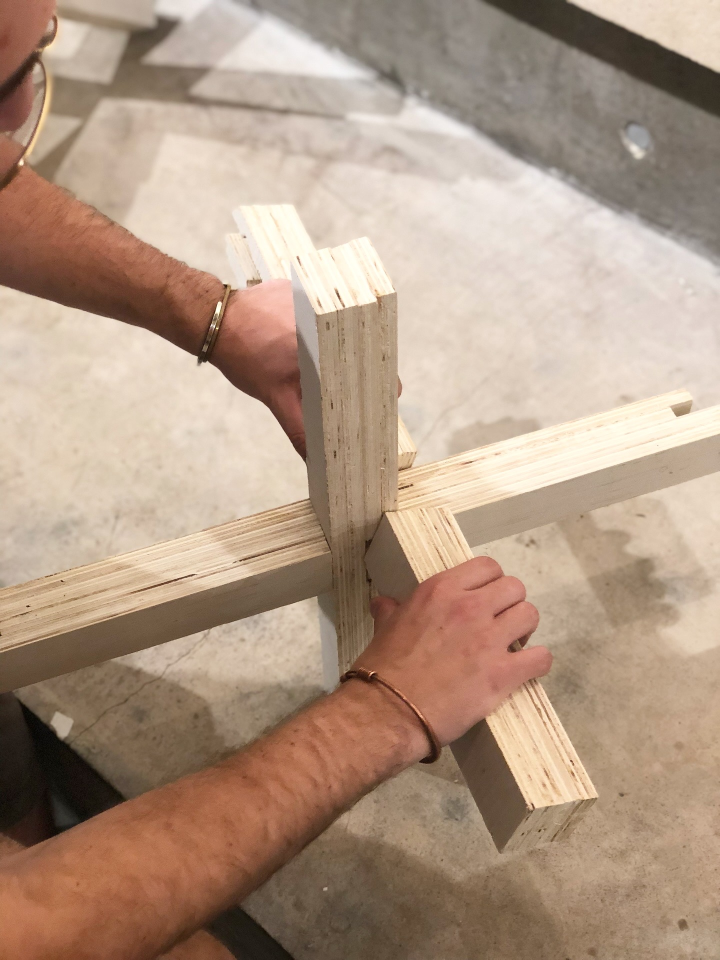
#> input picture Website_Home_page_photos/three-02.jpeg, 1440 x 1920 px, given as the content of the folder Website_Home_page_photos/three-02.jpeg, which was not available (shown at 1/2 size)
$ python -i imtodith.py   (imports and definitions only)
#> lines starting #> are read from the running program, lines starting #| are printed output that depends on the picture; pictures that were not available may be replaced by others from this repository, and a replacement may not be noted
import os
from PIL import Image
import numpy as np
import logging
from scipy.ndimage import gaussian_filter

# Set up logging
# [5 lines not run here, left out]

def resize_image(image, max_size=800):
    """Resize image maintaining aspect ratio with max dimension of 800px"""
    width, height = image.size
    if width > height:
        if width > max_size:
            ratio = max_size / width
            new_size = (max_size, int(height * ratio))
            logging.info(f"Resizing image to {new_size}")
            return image.resize(new_size, Image.Resampling.LANCZOS)
    else:
        if height > max_size:
            ratio = max_size / height
            new_size = (int(width * ratio), max_size)
            logging.info(f"Resizing image to {new_size}")
            return image.resize(new_size, Image.Resampling.LANCZOS)
    return image

def adjust_image(image, brightness=1.1, midtones=1.05):
    """Adjust image brightness and midtones"""
    img_array = np.array(image, dtype=float)

    # Adjust brightness
    img_array = img_array + brightness
    np.clip(img_array, 0, 255, out=img_array)

    # Adjust midtones (gamma correction)
    img_array = 255 * ((img_array / 255) ** (1/midtones))

    # Increase contrast
    img_array = np.clip((img_array - 127) * 1.5 + 127, 0, 255)

    return Image.fromarray(np.uint8(img_array))

def floyd_steinberg_dithering(image, scale=8):
    logging.info("Applying Floyd-Steinberg dithering")

    # Convert image to grayscale numpy array and normalize to 0-1
    img_array = np.array(image, dtype=float) / 255.0
    height, width = img_array.shape

    # Apply scaling factor to increase pixelation
    scaled_width = width // scale
    scaled_height = height // scale
    img_array = np.array(Image.fromarray((img_array * 255).astype('uint8')).resize(
        (scaled_width, scaled_height),
        Image.Resampling.LANCZOS
    )) / 255.0

    height, width = img_array.shape

    # Invert the image before dithering
    # img_array = 1.0 - img_array

    for y in range(height-1):
        for x in range(width-1):
            old_pixel = img_array[y, x]
            new_pixel = round(old_pixel)
            img_array[y, x] = new_pixel
            error = old_pixel - new_pixel

            # Distribute error using Floyd-Steinberg coefficients
            if x + 1 < width:
                img_array[y, x + 1] += error * 7/16  # right
            if y + 1 < height:
                if x > 0:
                    img_array[y + 1, x - 1] += error * 3/16  # down-left
                img_array[y + 1, x] += error * 5/16  # down
                if x + 1 < width:
                    img_array[y + 1, x + 1] += error * 1/16  # down-right

    # Convert back to 0-255 range and scale up
    final_img = Image.fromarray((img_array * 255).astype('uint8')).resize(
        (width * scale, height * scale),
        Image.Resampling.NEAREST
    )

    return final_img

def image_to_svg_path(image):
    logging.info("Converting to SVG")
    width, height = image.size
    pixels = np.array(image)
    square_size = 8  # Match the scale from dithering

    path_data = []
    current_x = None
    current_y = None
    run_length = 0

    for x in range(0, width, square_size):
        for y in range(0, height, square_size):
            # Check if this square should be black
            if pixels[y:y+square_size, x:x+square_size].mean() < 128:
                if current_x is None:
                    path_data.append(f"M{x},{y}h{square_size}v{square_size}h{-square_size}z")
                    current_x = x
                    current_y = y
                elif x == current_x + square_size and y == current_y:
                    run_length += 1
                else:
                    if run_length > 0:
                        path_data[-1] = f"M{current_x},{current_y}h{square_size*run_length}v{square_size}h{-square_size*run_length}z"
                    path_data.append(f"M{x},{y}h{square_size}v{square_size}h{-square_size}z")
                    current_x = x
                    current_y = y
                    run_length = 1

    # Handle final run
    if run_length > 0:
        path_data[-1] = f"M{current_x},{current_y}h{square_size*run_length}v{square_size}h{-square_size*run_length}z"

    # Create minimal valid SVG
    path_str = "".join(path_data)
    svg = f'<svg viewBox="0 0 {width} {height}"><path d="{path_str}" fill="#000"/></svg>'

    return svg

def process_image(input_path, output_path):
#> called with input_path = 'Website_Home_page_photos/three-02.jpeg', output_path = 'out.png'
    os.makedirs(output_path, exist_ok=True)
    image_files = [f for f in os.listdir(input_path) if f.endswith(('.jpg', '.jpeg', '.png'))]

    for img_file in image_files:
        logging.info(f"Processing {img_file}")

        # Open and convert image to grayscale
        img = Image.open(os.path.join(input_path, img_file)).convert('L')
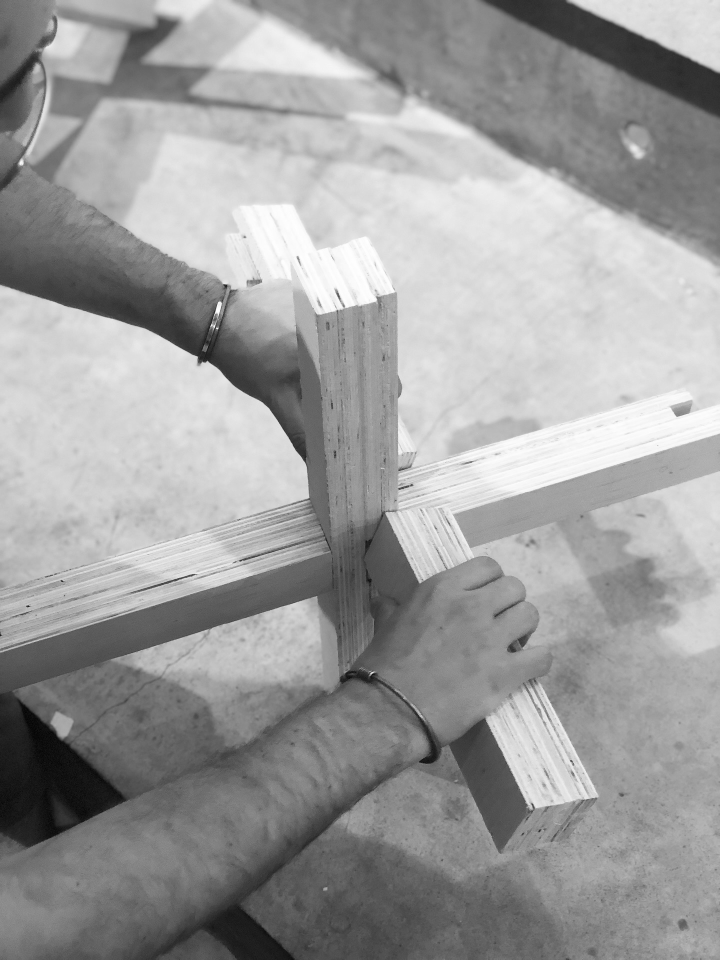
#> img: PIL image 1440x1920 L (shown at 1/2 size); min 0, max 254, mean 157.4

        # Resize image
        img = resize_image(img)
#> in resize_image, `return image.resize(new_size, Image.Resampling.LANCZOS)`:
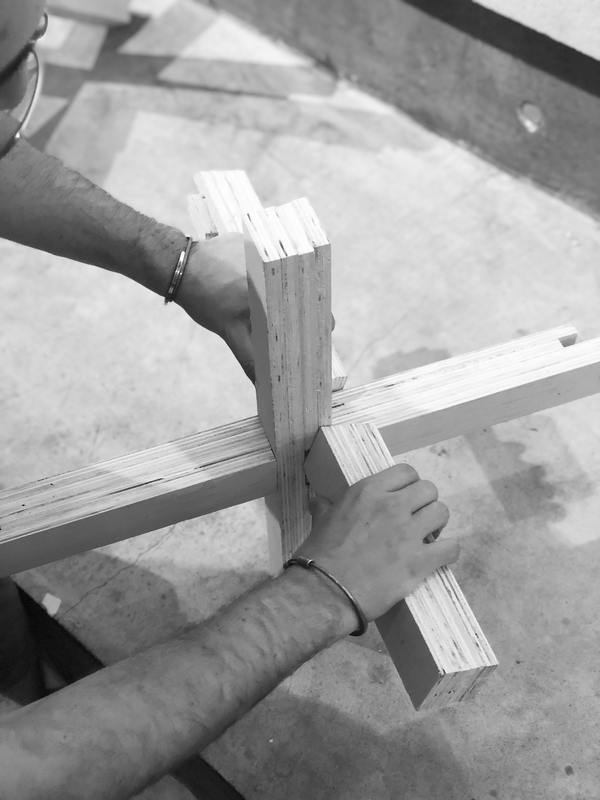
#> returned value: PIL image 600x800 L; min 5, max 255, mean 157.4

        # Adjust brightness and midtones
        img = adjust_image(img)
#> in adjust_image, `np.clip(img_array, 0, 255, out=img_array)`: img_array: shape (800, 600) float64; min 6.1, max 255, mean 158.5
#> in adjust_image, `img_array = np.clip((img_array - 127) * 1.5 + 127, 0, 255)`:
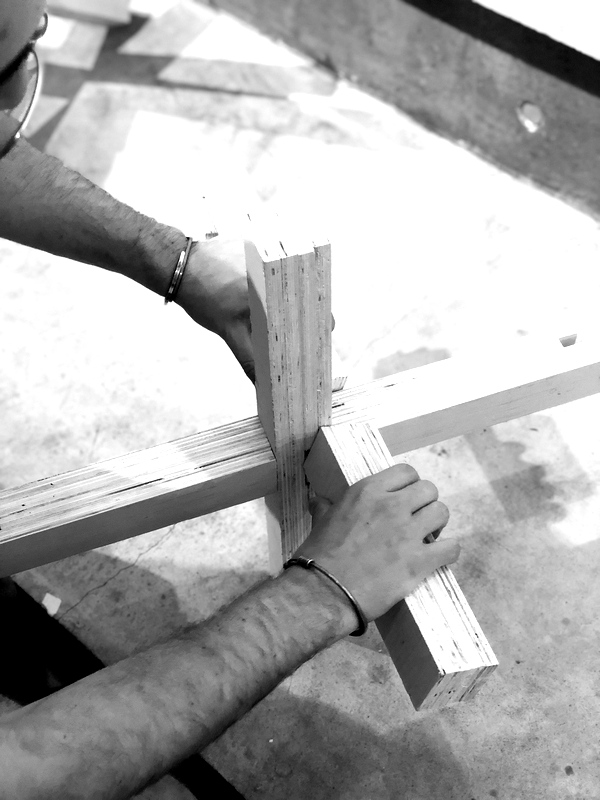
#> img_array: shape (800, 600) float64; min 0, max 255, mean 174.5

        # Apply Floyd-Steinberg dithering
        dithered_img = floyd_steinberg_dithering(img)
#> in floyd_steinberg_dithering, `img_array = np.array(Image.fromarray((img_array * 255).astype('uint8')..`:
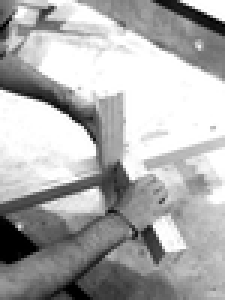
#> img_array: shape (100, 75) float64 (shown 3 times larger); min 0, max 1, mean 0.682
#> after the loop in floyd_steinberg_dithering, `for y in range(height-1):`:
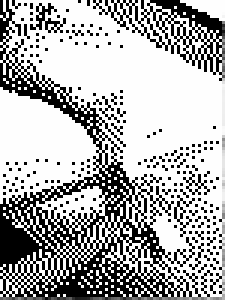
#> img_array: shape (100, 75) float64 (shown 3 times larger); min 0, max 1, mean 0.682; drawn with min black and max white
#> in floyd_steinberg_dithering, `final_img = Image.fromarray((img_array * 255).astype('uint8')).resize(..`:
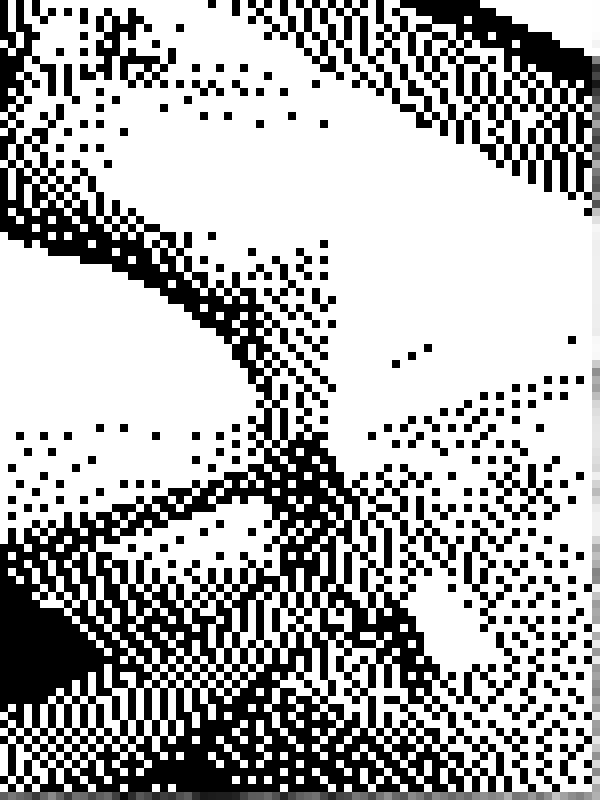
#> final_img: PIL image 600x800 L; min 0, max 255, mean 174

        # Convert to SVG
        svg_content = image_to_svg_path(dithered_img)

        # Save SVG file
        output_file = os.path.join(output_path, f"{os.path.splitext(img_file)[0]}.svg")
        with open(output_file, 'w') as f:
            f.write(svg_content)

        logging.info(f"Successfully saved {output_file}")

def main():
    input_directory = "./diagrams"
    output_directory = "./static"

    logging.info("Starting image processing")
    process_image(input_directory, output_directory)
    logging.info("Processing complete!")

# [2 lines not run here, left out]

>>> result = process_image('Website_Home_page_photos/three-02.jpeg', 'out.png')

$ run again, on Website_Home_page_photos/three-12.jpeg
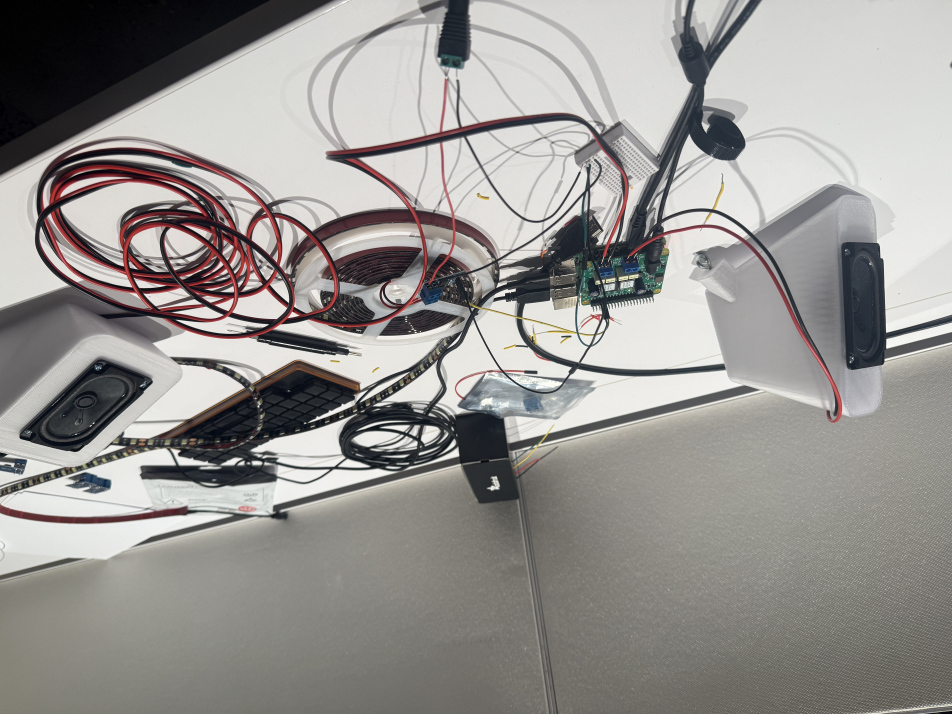
#> input picture Website_Home_page_photos/three-12.jpeg, 5712 x 4284 px, given as the content of the folder Website_Home_page_photos/three-12.jpeg, which was not available (shown at 1/6 size)
#> after the loop in floyd_steinberg_dithering, `for y in range(height-1):`:
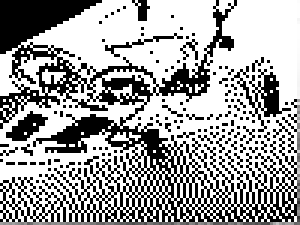
#> img_array: shape (75, 100) float64 (shown 3 times larger); min 0, max 1, mean 0.629
#> in floyd_steinberg_dithering, `final_img = Image.fromarray((img_array * 255).astype('uint8')).resize(..`:
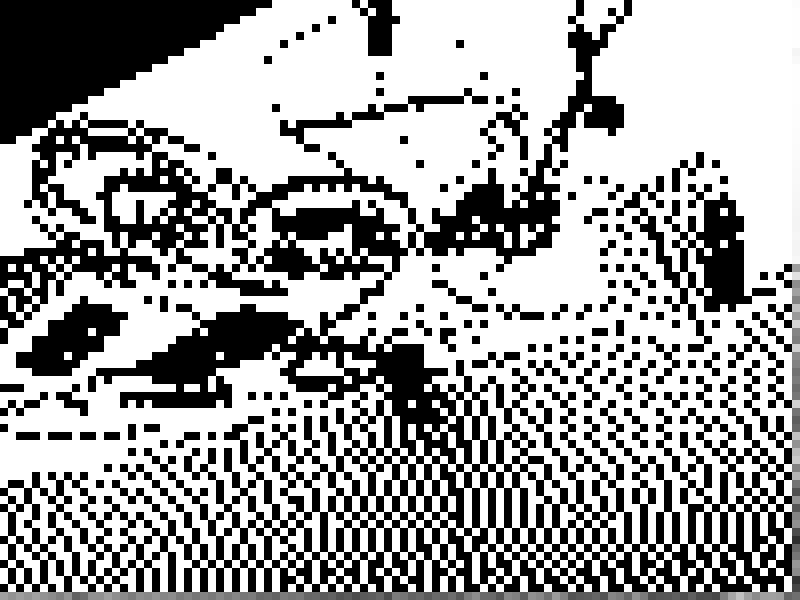
#> final_img: PIL image 800x600 L; min 0, max 255, mean 160.4

$ run again, on Website_Home_page_photos/three-13.jpeg
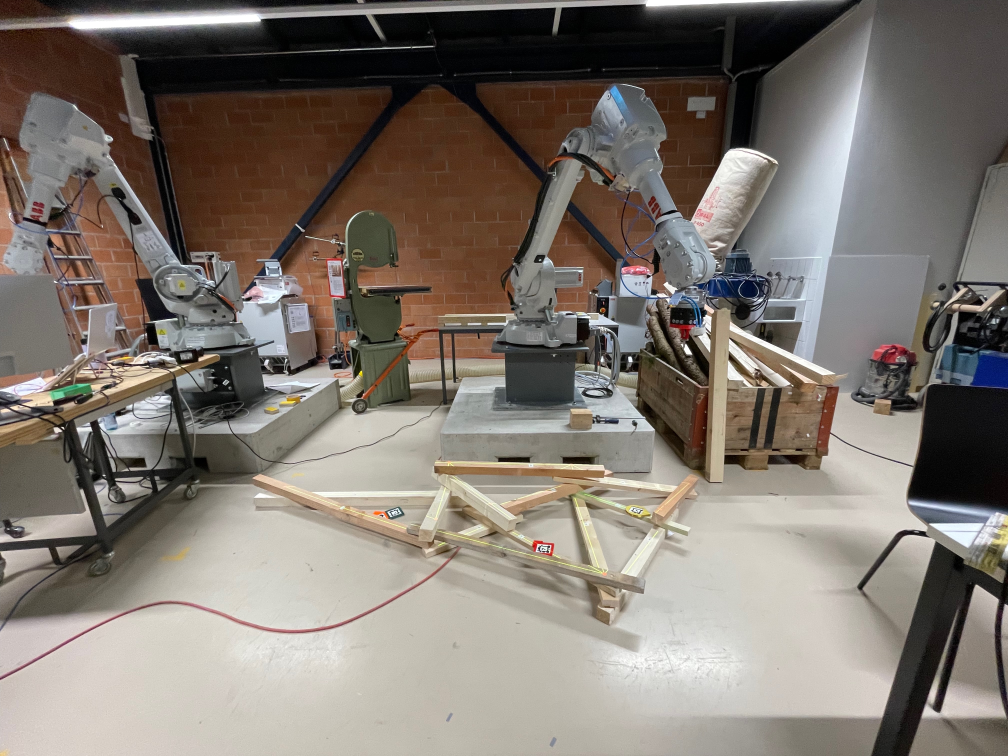
#> input picture Website_Home_page_photos/three-13.jpeg, 4032 x 3024 px, given as the content of the folder Website_Home_page_photos/three-13.jpeg, which was not available (shown at 1/4 size)
#> after the loop in floyd_steinberg_dithering, `for y in range(height-1):`:
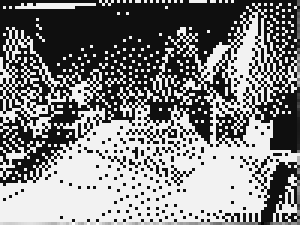
#> img_array: shape (75, 100) float64 (shown 3 times larger); min -0.0681, max 1.06, mean 0.5; drawn with min black and max white
#> in floyd_steinberg_dithering, `final_img = Image.fromarray((img_array * 255).astype('uint8')).resize(..`:
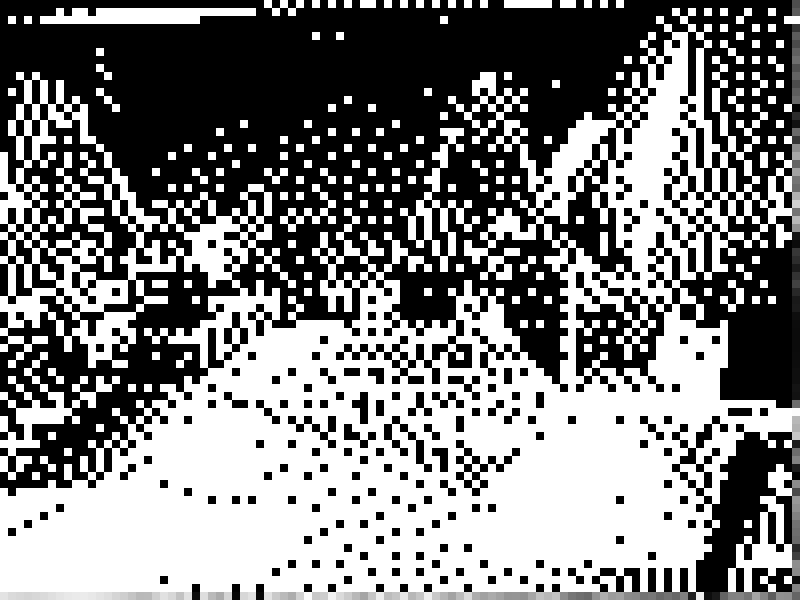
#> final_img: PIL image 800x600 L; min 0, max 255, mean 127.5

$ run again, on Website_Home_page_photos/three-25.jpeg
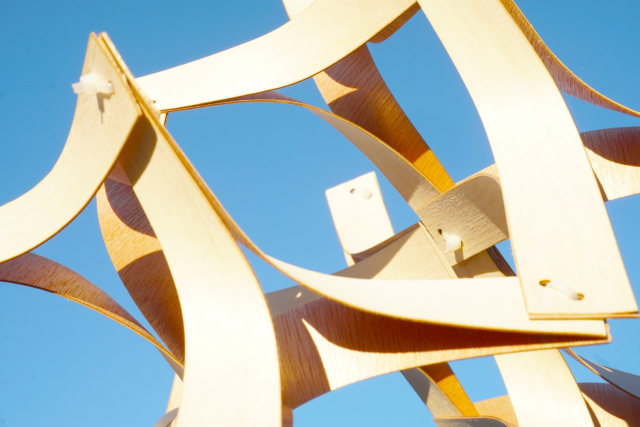
#> input picture Website_Home_page_photos/three-25.jpeg, 1280 x 853 px, given as the content of the folder Website_Home_page_photos/three-25.jpeg, which was not available (shown at 1/2 size)
#> in resize_image, `return image.resize(new_size, Image.Resampling.LANCZOS)`:
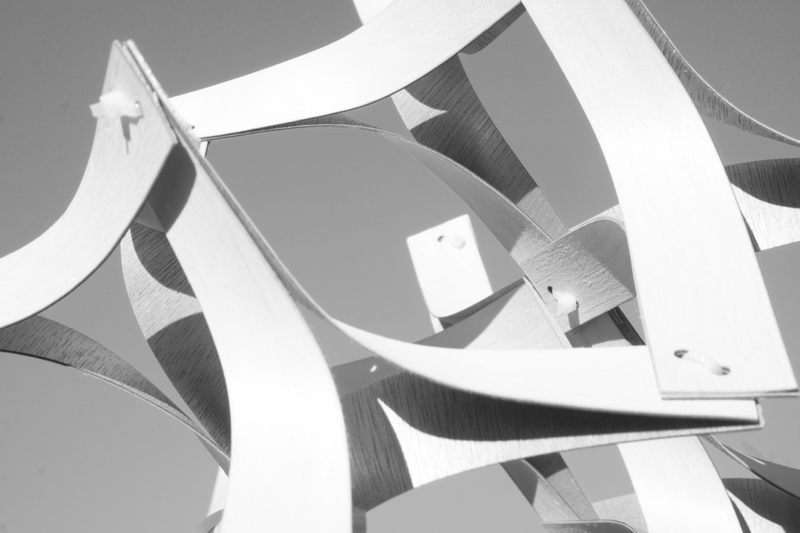
#> returned value: PIL image 800x533 L; min 38, max 255, mean 182.1
#> in floyd_steinberg_dithering, `final_img = Image.fromarray((img_array * 255).astype('uint8')).resize(..`:
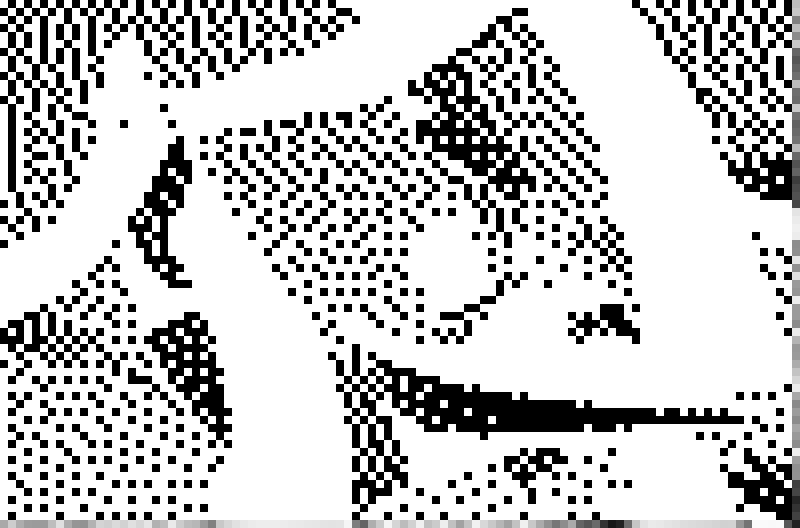
#> final_img: PIL image 800x528 L; min 0, max 255, mean 195.3
